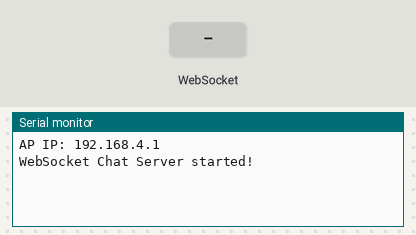
Recording of a sketch running on a simulated ESP32. Shown: the last lines printed to the serial monitor. The inputs (shaded band) are chosen by the test bench.

Above: at 4.2 s.
4.3 s: WebSocket text "1" received
At 5.5 s:
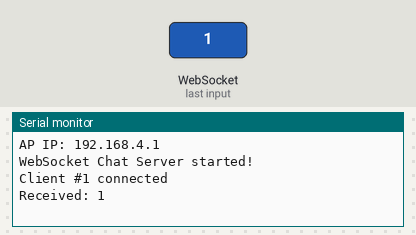
5.8 s: WebSocket text "0" received
At 6.7 s:
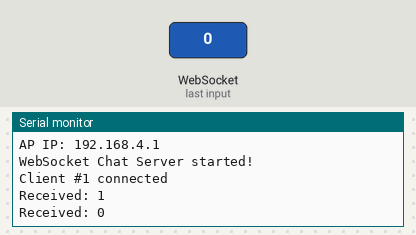

Measured:
- after the input at 4.3 s, the serial monitor: prints a new line at once (image 1)
- after the input at 5.8 s, the serial monitor: prints a new line at once (image 2)

The sketch:

esp32-access-web-socket06.ino
```cpp
// ===========================================================
// ESP32 Async WebSocket JSON Chat Server
// Compatible with ESP32 Arduino Core v2.0.x
// ===========================================================

#include <WiFi.h>
#include <AsyncTCP.h>
#include <ESPAsyncWebServer.h>
#include <ArduinoJson.h>

// --- Soft AP Credentials ---
const char *mySsid = "myChatAP88";
const char *myPassword = "myPassword";

// --- Server Setup ---
AsyncWebServer myWebServer(80);
AsyncWebSocket myWebSocket("/ws");

// --- HTML Page (UPDATED to include LLM Prompt button and function) ---
const char *myHtmlPage = R"rawliteral(
<!DOCTYPE html>
<html>
<head>
<meta name="viewport" content="width=device-width, initial-scale=1.0">
<title>ESP32 JSON Chat</title>
<style>
body { margin:0; padding:0; background:#f9fafb; font-family:sans-serif; }
#myChatBox { width:100%; height:100vh; display:flex; flex-direction:column; align-items:center; justify-content:flex-start; padding:10px; box-sizing:border-box; }
h2 { color:#2563eb; margin-top: 0; }
#myMessages {width:95%; height:60vh; overflow:auto; border:1px solid #ccc; border-radius:6px; padding:5px; text-align:left; resize:both; }
.myName { font-weight:bold; color:#2563eb; }
.mySystem { color:#6b7280; font-size:12px; text-align:center; margin:4px 0; }
.my-input-group { display: flex; gap: 4px; }
.my-input-group > input:first-child { flex-grow: 1; }
/* Style buttons */
.my-input-group input[type="button"] {
    padding: 6px 10px;
    border: none;
    border-radius: 6px;
    cursor: pointer;
    font-weight: bold;
    transition: background-color 0.2s;
}
#myChatButton { background-color: #2563eb; color: white; }
#myChatButton:hover { background-color: #1d4ed8; }
#myPromptButton { background-color: #f59e0b; color: white; }
#myPromptButton:hover { background-color: #d97706; }
</style>
</head>
<body>
<div id="myChatBox">
<h2>ESP32 JSON Chat</h2>
<p>Status: <span id="myStatus" style="color:red;">Disconnected</span></p>
<input id="myNameInput" placeholder="Your name" style="width:95%; padding:6px; margin:4px; border-radius: 6px; border: 1px solid #ccc;"><br>

<div class="my-input-group">
    <input id="myMessageInput" placeholder="Type a message..." style="padding:6px; border-radius: 6px; border: 1px solid #ccc;">
    <input type="button" id="myChatButton" value="Send" onclick="mySendMessage(false)">
    <input type="button" id="myPromptButton" value="Prompt" onclick="mySendMessage(true)">
</div>

<div id="myMessages"></div>
</div>

<script>
let myWebSocket;
let myName = "";

function myConnect() {
    const myUrl = `ws://${window.location.hostname}/ws`;
    myWebSocket = new WebSocket(myUrl);

    myWebSocket.onopen = () => {
        document.getElementById('myStatus').textContent = "Connected";
        document.getElementById('myStatus').style.color = "green";
        myDisplaySystemMessage("Connected to server");
    };

    myWebSocket.onmessage = (event) => {
        try {
            const myData = JSON.parse(event.data);
            if (myData.system) {
                myDisplaySystemMessage(myData.system);
            } else if (myData.username && myData.message) {
                // If this is a self-message, don't display it twice.
                if (myData.username !== myName) {
                    myDisplayMessage(myData.username, myData.message);
                }
            }
        } catch {
            console.log("Non-JSON:", event.data);
        }
    };

    myWebSocket.onclose = () => {
        document.getElementById('myStatus').textContent = "Disconnected";
        document.getElementById('myStatus').style.color = "red";
        myDisplaySystemMessage("Connection closed. Retrying...");
        setTimeout(myConnect, 3000);
    };
}

// UPDATED function to include optional LLM prefix
function mySendMessage(myIsPrompt) {
    if (!myWebSocket || myWebSocket.readyState !== WebSocket.OPEN) return;

    // Check and set the name if needed
    if (!myName) myName = document.getElementById('myNameInput').value.trim();

    let myMessage = document.getElementById('myMessageInput').value.trim();

    if (myName && myMessage) {
        let myPrefix = '';
        if (myIsPrompt) {
            myPrefix = '[LLM] ';
        }

        myMessage = myPrefix + myMessage; // Prepend prefix to the message content

        const myJson = JSON.stringify({ myUserName: myName, myMessage: myMessage });
        myWebSocket.send(myJson);

        // Display the message locally for the sender (simulates 'user' type on Node client)
        myDisplayMessage(myName, myMessage);

        document.getElementById('myMessageInput').value = "";
    }
}

function myDisplayMessage(myName, myMsg) {
    const myMessages = document.getElementById('myMessages');
    const myDiv = document.createElement('div');
    myDiv.innerHTML = `<span class="myName">${myName}:</span> ${myMsg}`;
    myMessages.appendChild(myDiv);
    myMessages.scrollTop = myMessages.scrollHeight;
}

function myDisplaySystemMessage(myMsg) {
    const myMessages = document.getElementById('myMessages');
    const myDiv = document.createElement('div');
    myDiv.className = "mySystem";
    myDiv.textContent = "--- " + myMsg + " ---";
    myMessages.appendChild(myDiv);
    myMessages.scrollTop = myMessages.scrollHeight;
}

window.onload = myConnect;
</script>
</body>
</html>
)rawliteral";

// --- WebSocket Handler ---
void myHandleWsEvent(AsyncWebSocket *myServer, AsyncWebSocketClient *myClient, AwsEventType myType, void *myArg, uint8_t *myPayload, size_t myLength) {
    if (myType == WS_EVT_CONNECT) {
        Serial.printf("Client #%u connected\n", myClient->id());
        // Broadcast system message to all clients including the new one
        StaticJsonDocument<100> myDoc;
        myDoc["system"] = "A new client has joined.";
        String myJson;
        serializeJson(myDoc, myJson);
        myWebSocket.textAll(myJson);
    }
    else if (myType == WS_EVT_DISCONNECT) {
        Serial.printf("Client #%u disconnected\n", myClient->id());
        // Broadcast system message to remaining clients
        StaticJsonDocument<100> myDoc;
        myDoc["system"] = "A client has left.";
        String myJson;
        serializeJson(myDoc, myJson);
        myWebSocket.textAll(myJson);
    }
    else if (myType == WS_EVT_DATA) {
        // Parse incoming JSON message from a client
        String myIncoming = "";
        for (size_t i = 0; i < myLength; i++) myIncoming += (char)myPayload[i];
        Serial.printf("Received: %s\n", myIncoming.c_str());

        StaticJsonDocument<200> myDoc;
        // The ESP32 client is now sending JSON with keys: myUserName, myMessage
        // We use the same keys here to be robust.
        DeserializationError myError = deserializeJson(myDoc, myIncoming);
        if (myError) {
            Serial.println("Invalid JSON");
            return;
        }

        // Use the custom keys from the client JS: myUserName and myMessage
        const char *myUser = myDoc["myUserName"];
        const char *myMsg = myDoc["myMessage"];

        if (myUser && myMsg) {
            // Re-package the message into the standard format (username, message)
            // that the Node.js client expects to receive on myWebSocket.onmessage
            StaticJsonDocument<200> myOutDoc;
            myOutDoc["username"] = myUser;
            myOutDoc["message"] = myMsg;
            String myOut;
            serializeJson(myOutDoc, myOut);

            // Broadcast the re-formatted JSON to all connected clients
            myWebSocket.textAll(myOut);
        }
    }
}

// --- Setup ---
void setup() {
    Serial.begin(115200);
    delay(3000);

    // Set up Soft Access Point
    WiFi.softAP(mySsid, myPassword, 0, 10); // ssid, pass, hidden, max client
    IPAddress myIP = WiFi.softAPIP();
    Serial.print("AP IP: "); Serial.println(myIP);

    // Initialize WebSocket handler
    myWebSocket.onEvent(myHandleWsEvent);
    myWebServer.addHandler(&myWebSocket);

    // Handle root path HTTP requests
    myWebServer.on("/", HTTP_GET, [](AsyncWebServerRequest *myRequest){
        myRequest->send_P(200, "text/html", myHtmlPage);
    });

    myWebServer.begin();
    Serial.println("WebSocket Chat Server started!");
}

// --- Loop ---
void loop() {
    // Nothing needed for Async server
}
```
